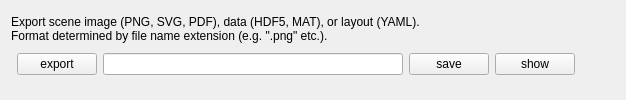
           <widget class="QWidget" name="exportTab">
            <attribute name="title">
             <string>export</string>
            </attribute>
            <layout class="QVBoxLayout" name="verticalLayout_9">
             <item>
              <widget class="QLabel" name="label_6">
               <property name="sizePolicy">
                <sizepolicy hsizetype="Ignored" vsizetype="Preferred">
                 <horstretch>0</horstretch>
                 <verstretch>0</verstretch>
                </sizepolicy>
               </property>
               <property name="text">
                <string>Export scene image (PNG, SVG, PDF), data (HDF5, MAT), or layout (YAML).
Format determined by file name extension (e.g. ".png" etc.).</string>
               </property>
               <property name="wordWrap">
                <bool>true</bool>
               </property>
              </widget>
             </item>
             <item>
              <layout class="QHBoxLayout" name="horizontalLayout_18">
               <item>
                <layout class="QFormLayout" name="formLayout">
                 <item row="0" column="1">
                  <layout class="QHBoxLayout" name="horizontalLayout_17">
                   <item>
                    <widget class="QPushButton" name="exportButton">
                     <property name="toolTip">
                      <string>choose export file path (without exporting)</string>
                     </property>
                     <property name="text">
                      <string>export</string>
                     </property>
                    </widget>
                   </item>
                   <item>
                    <widget class="QLineEdit" name="exportPath">
                     <property name="minimumSize">
                      <size>
                       <width>300</width>
                       <height>0</height>
                      </size>
                     </property>
                     <property name="toolTip">
                      <string>export file path, return to export</string>
                     </property>
                    </widget>
                   </item>
                   <item>
                    <widget class="QPushButton" name="exportSaveButton">
                     <property name="toolTip">
                      <string>export object to specified path</string>
                     </property>
                     <property name="text">
                      <string>save</string>
                     </property>
                    </widget>
                   </item>
                   <item>
                    <widget class="QPushButton" name="exportShowButton">
                     <property name="toolTip">
                      <string>open exported file in appropriate viewer</string>
                     </property>
                     <property name="text">
                      <string>show</string>
                     </property>
                    </widget>
                   </item>
                  </layout>
                 </item>
                </layout>
               </item>
               <item>
                <spacer name="horizontalSpacer_12">
                 <property name="orientation">
                  <enum>Qt::Horizontal</enum>
                 </property>
                 <property name="sizeHint" stdset="0">
                  <size>
                   <width>40</width>
                   <height>20</height>
                  </size>
                 </property>
                </spacer>
               </item>
              </layout>
             </item>
            </layout>
           </widget>
